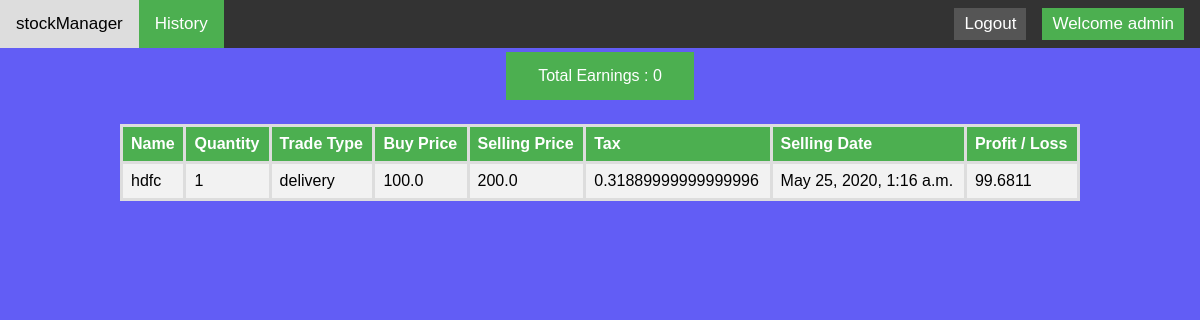
Before: /history/ (signed in) with the older database file.
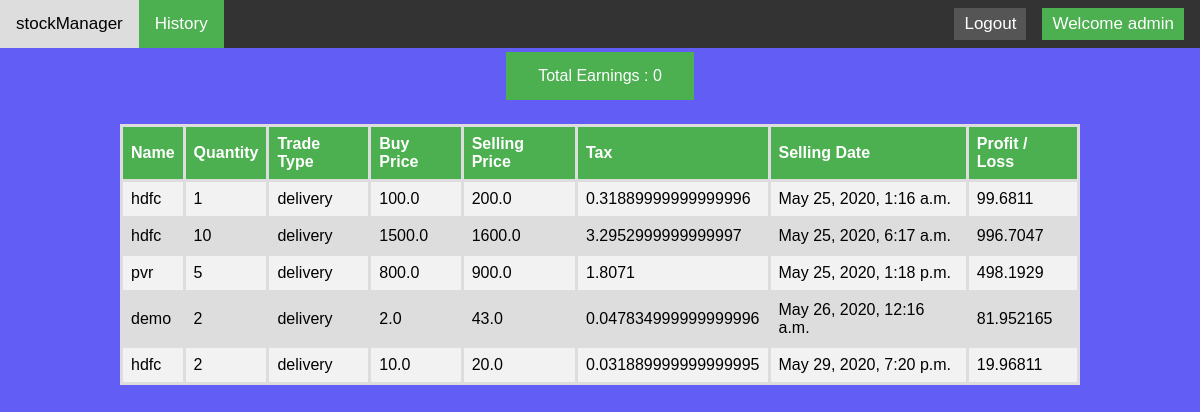
After: the same page with the newer database file.
### main/models.py (models this page shows, shortened)
class History(models.Model):
    name = models.CharField(max_length=25)
    quantity = models.IntegerField()
    buy_price = models.FloatField()
    sell_price = models.FloatField()
    trade_type = models.CharField(max_length=25, choices=TRADE_CHOICES, default='DELIVERY')
    date_buy = models.DateTimeField(default=datetime.now)
    date_sell = models.DateTimeField(default=datetime.now)
    profit_loss = models.FloatField(default=0)
    username = models.CharField(max_length=25, default="admin")
    tax = models.FloatField(default=0.0)

### main/views.py (the view)
# urls.py: url('^history/', views.history, name='history'),
@login_required(login_url="/login/")
def history(request):
    data = History.objects.all()
    Total_profit_loss = 0
    context = {'data': data, 'Total_profit_loss': Total_profit_loss}
    return render(request,'main/history.html',context)

### main/templates/main/history.html (shortened to what this page needs)
{% extends 'main/base_app_history.html' %}
{% block body %}
<center>
<button class="button button3" disabled >Total Earnings : {{ Total_profit_loss }}</button>
<table id="customers">
  <tr>
      <th>Name</th>
      <th>Quantity</th>
      <th>Trade Type</th>
      <th>Buy Price</th>
      <th>Selling Price</th>
      <th>Tax</th>
      <th>Selling Date</th>
      <th> Profit / Loss </th>
  </tr>
      {% for each_row in data %}
    {% if user.username == each_row.username %}
  <tr>
      <td>{{each_row.name}}</td>
      <td>{{each_row.quantity}}</td>
      <td>{{each_row.trade_type}}</td>
      <td>{{each_row.buy_price}}</td>
      <td>{{each_row.sell_price}}</td>
      <td>{{each_row.tax}}</td>
      <td> {{each_row.date_sell}}  </td>
      <td> {{each_row.profit_loss}} </td>
  </tr>
    {% endif %}
      {% endfor %}
</table>
</center>
{% endblock %}

### main/templates/main/base_app_history.html (shortened to what this page needs)
<!DOCTYPE html>
<html>
<head>
<link rel="stylesheet" href="https://cdnjs.cloudflare.com/ajax/libs/font-awesome/4.7.0/css/font-awesome.min.css">
</head>
<body>
<div class="topnav">
  <a href="/">stockManager</a>
  <a class="active" href="/history">History</a>
    <div class="login-container">
        <button style="background-color: #4CAF50" disabled>Welcome {{user}}</button>
    </div>
  <div class="login-container">
    <form method="POST" action="/logout/">
      <button type="submit">Logout</button>
    </form>
  </div>
</div>
{% block body %}
{% endblock %}
</body>
</html>

Changed rows visible on the page:
added History: name "hdfc", quantity "10", trade_type "delivery", buy_price "1500.0", sell_price "1600.0", tax "3.2952999999999997", date_sell "May 25, 2020, 6:17 a.m.", profit_loss "996.7047"
added History: name "pvr", quantity "5", trade_type "delivery", buy_price "800.0", sell_price "900.0", tax "1.8071", date_sell "May 25, 2020, 1:18 p.m.", profit_loss "498.1929"
added History: name "demo", quantity "2", trade_type "delivery", buy_price "2.0", sell_price "43.0", tax "0.047834999999999996", date_sell "May 26, 2020, 12:16 a.m.", profit_loss "81.952165"
added History: name "hdfc", quantity "2", trade_type "delivery", buy_price "10.0", sell_price "20.0", tax "0.031889999999999995", date_sell "May 29, 2020, 7:20 p.m.", profit_loss "19.96811"
